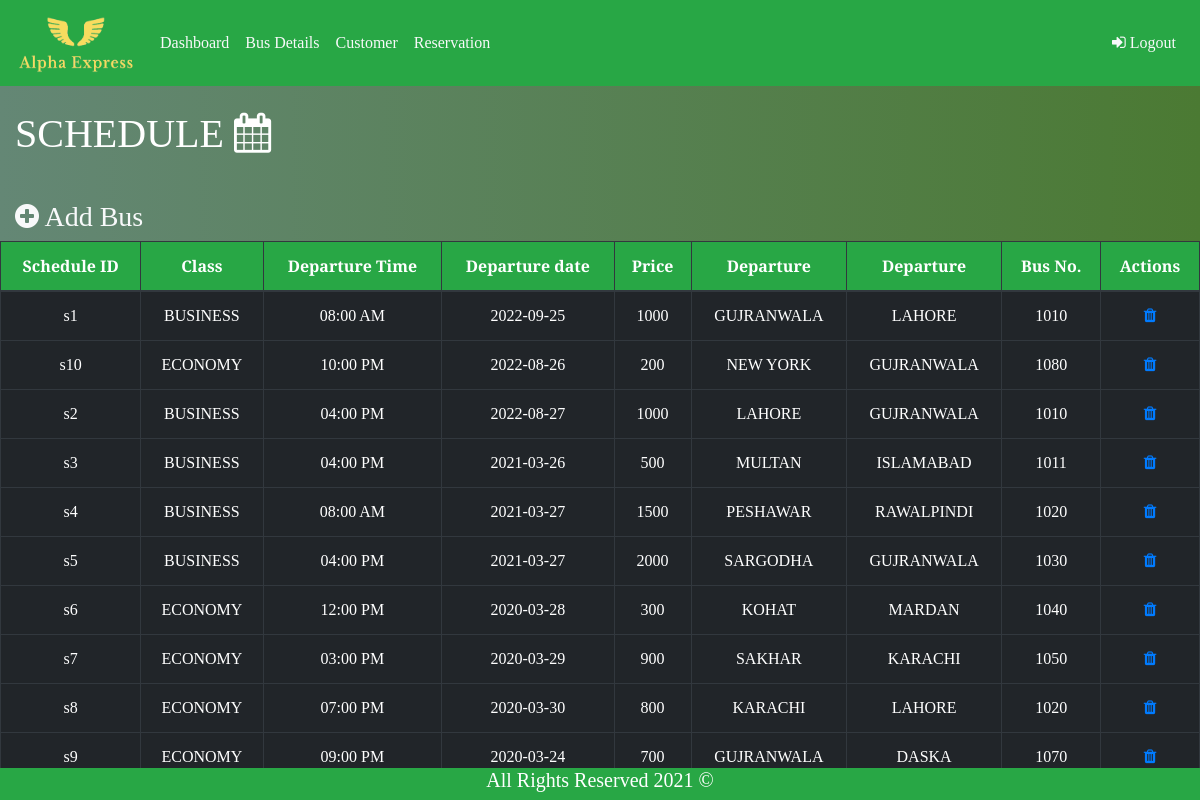
Page /Admin/Schedule.php on the committed database.
### tables this page shows
CREATE TABLE `schedule` (
  `s_id` varchar(255) NOT NULL,
  `Class` varchar(225) NOT NULL,
  `Departure_time` varchar(255) DEFAULT NULL,
  `Departure_date` varchar(255) NOT NULL,
  `Price` int(225) NOT NULL,
  `Leaving_from` varchar(225) NOT NULL,
  `going_to` varchar(225) NOT NULL,
  `bus_no` int(11) DEFAULT NULL
);

### Admin/Schedule.php (the view, shortened to what this page needs)
<!DOCTYPE html>
<?php
include 'dbConn.php';
?>
<html>
<head>
  <link rel="stylesheet" href="css/bootstrap.min.css"/>
    <link rel="stylesheet" href="https://cdnjs.cloudflare.com/ajax/libs/font-awesome/4.7.0/css/font-awesome.min.css">
    <link rel="stylesheet" type="text/css" href="css/style1.css">
</head>
<body onload="myword()">
<nav class="navbar navbar-expand-lg  bg-success">
    <a class="navbar-brand text-light" href="#"><img class="logo" src="res/logo.png"></a>
    <div id="navb" class="navbar-collapse collapse hide">
      <ul class="navbar-nav">
          <li class="nav-item">
          <a class="nav-item nav-link text-light" href="Dashboard.php">Dashboard</a>
        </li>
          <li class="nav-item">
            <a class="nav-item nav-link text-light" href="Admin_BusDetails.php">Bus Details</a>
          </li>
          <li class="nav-item">
            <a class="nav-item nav-link text-light" href="ViewCustomer.php">Customer</a>
          </li>
          <li class="nav-item">
            <a class="nav-item nav-link text-light" href="Reservation.php">Reservation</a>
          </li>
      </ul>
      <ul class="nav navbar-nav ml-auto">
        <li class="nav-item">
          <a class="nav-item nav-link text-light" href="adminSign.php"><i class="fa fa-sign-in" aria-hidden="true"></i>  Logout</a>
        </li>
      </ul>
    </div>
</nav><br>
<div class="col-md-5">
  <h1> SCHEDULE <i class=" fa fa-calendar" aria-hidden="true"></i></h1>
  <a href="Admin_AddBus.php" class="add"><h3 class="text-light"><br><i class="fa fa-plus-circle" aria-hidden="true"></i> Add Bus</h3></a>
</div>
<?php
$sql = "SELECT * FROM `schedule`";
$result = $conn->query($sql);
  if ($result->num_rows > 0)
  {
    echo "<table class='table table-bordered table-dark text-center'>
        <thead class='bg-success'>
          <tr>
            <th>Schedule ID</th>
            <th>Class</th>
            <th>Departure Time</th>
            <th>Departure date</th>
            <th>Price</th>
            <th>Departure</th>
            <th>Departure</th>
            <th>Bus No.</th>
            <th>Actions</th>
          </tr>
        </thead>";
    while ($row = $result->fetch_assoc())
    {
          echo "<tr>
            <td>".$row["s_id"]."</td>
            <td>".$row["Class"]."</td>
            <td>".$row["Departure_time"]."</td>
            <td>".$row["Departure_date"]."</td>
            <td>".$row["Price"]."</td>
            <td>".$row["Leaving_from"]."</td>
            <td>".$row["going_to"]."</td>
            <td>".$row["bus_no"]."</td>";?>
            <td>
              <a href="DeleteSchedule.php?sid=<?php echo $row["s_id"];?>" class="delete" name="Delete" data-toggle="tooltip"><i class=" fa fa-trash" aria-hidden="true"></i></a>
              </td>
            </tr>
            <?php
    }
  }
?>
<footer class="bg-success">
  <h5>All Rights Reserved 2021 &copy;</h5>
</footer>
</body>
</html>

### Admin/css/style1.css (style rules this page uses)
body { font-family: 'Crimson Pro', serif; color: white; background-color: #63d471; background: linear-gradient(to right, #648775 0%, #4b7a33 100%); background-attachment: fixed; position: relative; width: 100%; height: 100%; }
footer { width: 100%; text-align: center; bottom: 0px; color: white; font-family: 'Crimson Pro', serif; position: fixed; }
.logo { height: 60px; width: 120px; z-index: -2; }

### rows in the picture
schedule: s_id "s1", Class "BUSINESS", Departure_time "08:00 AM", Departure_date "2022-09-25", Price "1000", Leaving_from "GUJRANWALA", going_to "LAHORE", bus_no "1010"
schedule: s_id "s10", Class "ECONOMY", Departure_time "10:00 PM", Departure_date "2022-08-26", Price "200", Leaving_from "NEW YORK", going_to "GUJRANWALA", bus_no "1080"
schedule: s_id "s2", Class "BUSINESS", Departure_time "04:00 PM", Departure_date "2022-08-27", Price "1000", Leaving_from "LAHORE", going_to "GUJRANWALA", bus_no "1010"
schedule: s_id "s3", Class "BUSINESS", Departure_time "04:00 PM", Departure_date "2021-03-26", Price "500", Leaving_from "MULTAN", going_to "ISLAMABAD", bus_no "1011"
schedule: s_id "s4", Class "BUSINESS", Departure_time "08:00 AM", Departure_date "2021-03-27", Price "1500", Leaving_from "PESHAWAR", going_to "RAWALPINDI", bus_no "1020"
schedule: s_id "s5", Class "BUSINESS", Departure_time "04:00 PM", Departure_date "2021-03-27", Price "2000", Leaving_from "SARGODHA", going_to "GUJRANWALA", bus_no "1030"
schedule: s_id "s6", Class "ECONOMY", Departure_time "12:00 PM", Departure_date "2020-03-28", Price "300", Leaving_from "KOHAT", going_to "MARDAN", bus_no "1040"
schedule: s_id "s7", Class "ECONOMY", Departure_time "03:00 PM", Departure_date "2020-03-29", Price "900", Leaving_from "SAKHAR", going_to "KARACHI", bus_no "1050"
schedule: s_id "s8", Class "ECONOMY", Departure_time "07:00 PM", Departure_date "2020-03-30", Price "800", Leaving_from "KARACHI", going_to "LAHORE", bus_no "1020"
schedule: s_id "s9", Class "ECONOMY", Departure_time "09:00 PM", Departure_date "2020-03-24", Price "700", Leaving_from "GUJRANWALA", going_to "DASKA", bus_no "1070"
